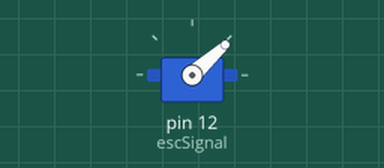
Recording of a sketch running on a simulated Arduino Uno, built with avr-gcc and run on an emulated ATmega328P. Parts: servo.

Above: at 3.05 s.
At 3.35 s:
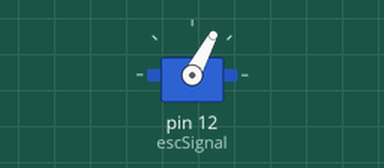
At 3.7 s:
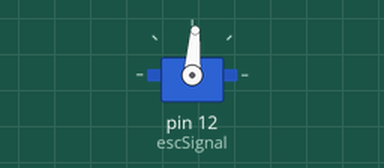
At 4.35 s:
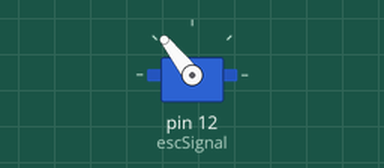
Timing chart, 0 to 6.1 s (numbered marks = the images above):
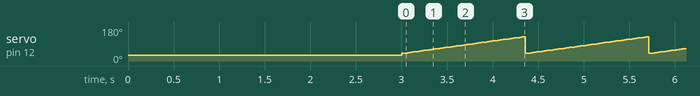

Measured:
- by itself, servo on pin 12 (escSignal): ramps from 40° to 128° and jumps back, once every 1.4 s

The sketch:

BLDCControl.ino
```cpp
#include <Servo.h>
Servo escSignal;
void setup() {
  // put your setup code here, to run once:
  escSignal.attach(12);
  escSignal.write(30); //command to arm the esc, otherwise it won't start up
  delay(3000); //esc init delay
}

void loop() {
  // put your main code here, to run repeatedly:
  for (int i = 40; i<130; i++){
    escSignal.write(i); //write between 40 and 130 according to website
    delay(15);
  }
}
```
